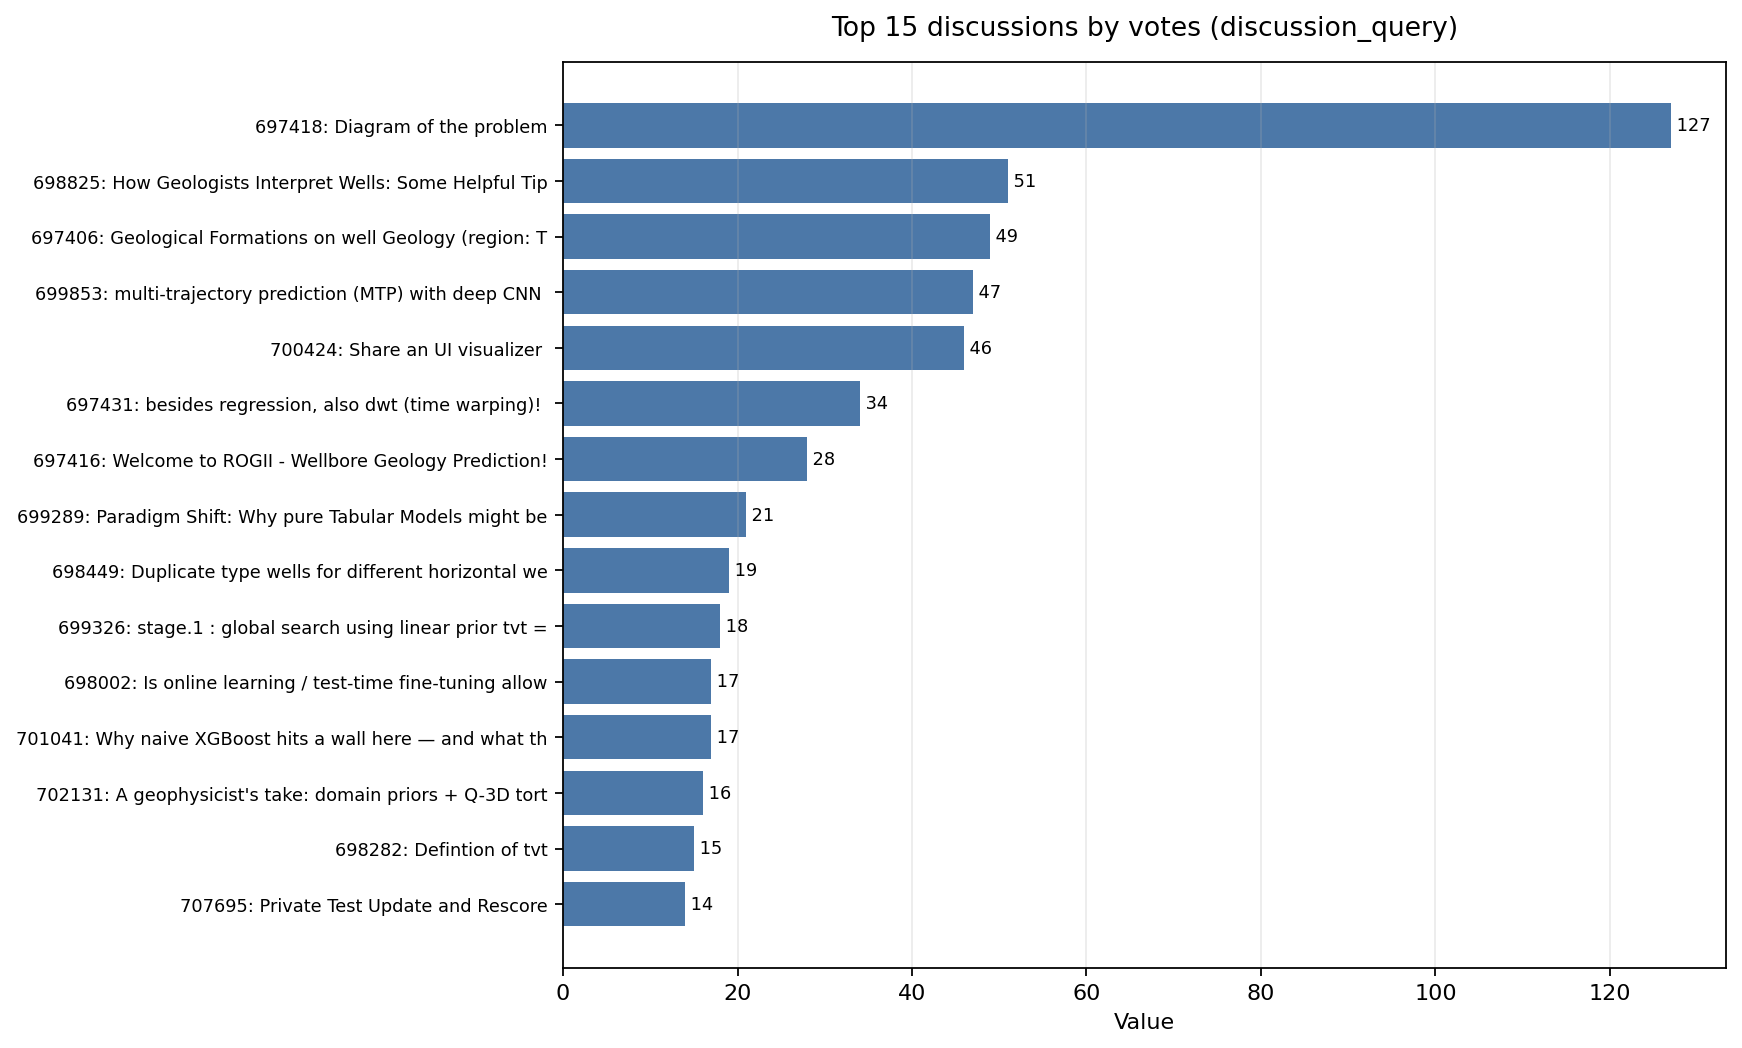

Recreate this plot in Python.
import json
from pathlib import Path
import matplotlib.pyplot as plt
import sys
path = Path(sys.argv[1])
with open(path) as f:
    obj = json.load(f)
series = obj['series']
labels = [s['label'] for s in series]
values = [s['value'] for s in series]
height = max(4, 0.36 * len(series) + 1.3)
fig, ax = plt.subplots(figsize=(11, height))
y = list(range(len(series)))
ax.barh(y, values, color='#4C78A8')
ax.set_yticks(y)
ax.set_yticklabels(labels, fontsize=8)
ax.invert_yaxis()
ax.set_title(obj['title'], fontsize=12, pad=12)
ax.set_xlabel('Value')
ax.grid(axis='x', alpha=0.25)
for i, v in enumerate(values):
    ax.text(v, i, f' {v:.0f}' if abs(v) >= 10 else f' {v:.2f}', va='center', fontsize=8)
fig.tight_layout()
fig.savefig(path.with_suffix('.png'), dpi=160, bbox_inches='tight')
